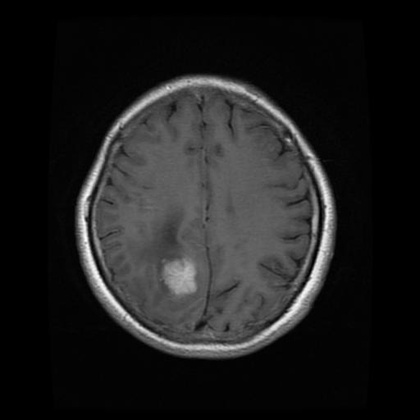
%> input picture Programas/imagen18.jpg, 420 x 420 px, shrunk from 512 x 512 before the run
$ octave Programa3.m   (GNU Octave 9; MATLAB toolbox functions it lacks are replaced by stand-ins)
%> lines starting %> are read from the running program, lines starting %| are printed output that depends on the picture; in (x1, y1, x2, y2) boxes, pixels count from 0 and x2, y2 are one past the last pixel; in counts of white or black regions, pixels touching at a corner belong together; the program's own positions count from 1
%% Electiva: Procesamiento de imagenes
%  Estudiante: Marlen Sofia Muñoz
%  Deteccion de tumores cerebrales usando segmentacion con k-mean.

clear all; clc;
a = imread('imagen18.jpg');
%> a is the input picture: size 420x420x3 uint8; min 0, max 254, mean 31.1

%Converetir a escala de grises
a=rgb2gray(a);
%> a: size 420x420 uint8
ar= double(a);
s = size(a);
%> s = [420 420]

%Aplicar filtro pasa alta para remover ruido
arc = ar*0;
%> arc: size 420x420 double; every value is 0
kernel = [-1 -1 -1; -1 8 -1; -1 -1 -1]/8;   % filtro de promedio- eliminando frecuencias altas

for i= 2:s(1)-1
    for j= 2:s(1)-1
        ventana = ar(i-1:i+1, j-1:j+1);
        producto = ventana .* kernel;
        pix = sum(sum(producto));   %f[x,y]*g[x,y]
        arc(i,j) = pix;

     end
end
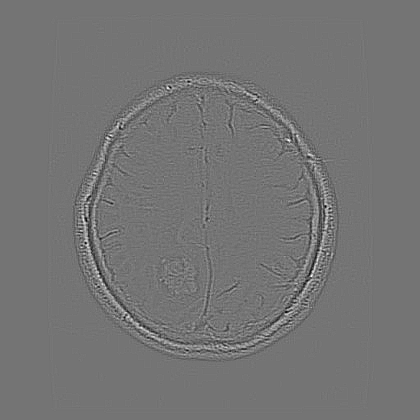
%> arc: size 420x420 double; min -29.12, max 34.62, mean 0; drawn with min black and max white
alf = ar-arc;

%filtro Max-min
arc=alf*0;
armediana = alf*0;  %reserva de memoria
arout= alf;
arminmax = alf*0;

for i= 2:s(1)-1
    for j= 2:s(1)-1
        ventana = alf(i-1:i+1, j-1:j+1);
        producto = ventana .* kernel;
        pix = sum(sum(producto));   %f[x,y]*g[x,y]
        arc(i,j) = pix;

        if alf(i,j) < 5
            arout(i,j) = 0;
        end
        vector= ventana(:);
        vector = sort(vector);

        % Max-min  - Pasa Altas
        dif_sup = vector(9) - arout(i,j);
        dif_inf = arout(i,j) - vector(1);

        if dif_sup <= dif_inf
            arminmax(i,j) = vector(9);
        else
            arminmax(i,j) = vector(1);
        end

    end
end
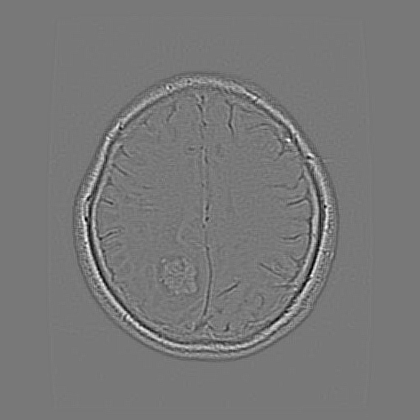
%> arc: size 420x420 double; min -14.27, max 15.86, mean 0; drawn with min black and max white


% Despliege
figure(1), subplot(1,3,1), imshow(uint8(ar)), title('Imagen Original')
figure(1), subplot(1,3,2), imshow(uint8(alf)), title('Filtro pasa alta')
figure(1), subplot(1,3,3), imshow(uint8(arminmax)), title('Filtro Max-min')


% Segmentación K-means
imData = reshape(arminmax,[],1);
nn=[2.3728;137.8732;65.2422];
[IDX, nn] = kmeans(imData,3,'Start',nn);
%> nn = [3.06; 180.4; 83.62]
imIDX = reshape(IDX, size(a));
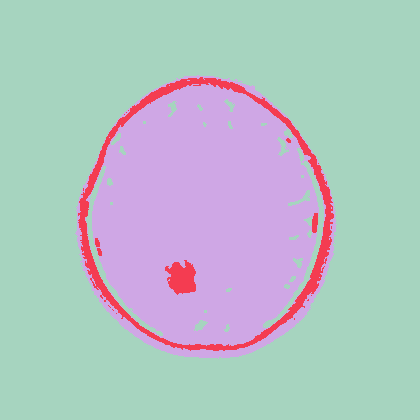
%> imIDX: size 420x420 double; 3 distinct labels, from 1 to 3; one colour per label, 0 black

figure(2), imshow(imIDX,[]),title('Image');

% Region por separado
bw = (imIDX==2);
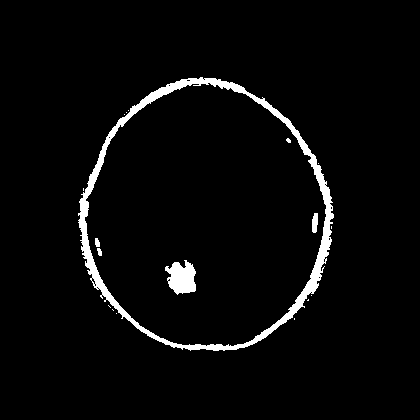
%> bw: size 420x420 logical; 3.5% white; 18 white regions (13 under 20 px), largest, box (x1, y1, x2, y2) and area: (78, 77, 334, 351) 5298, (165, 260, 196, 295) 748, (312, 213, 318, 233) 101, (95, 238, 100, 247) 37, (97, 248, 102, 256) 30
se = ones(2);
bw = imopen(bw,se);
bw = bwareaopen(bw,300);
%> bw: size 420x420 logical; 3.4% white; 2 white regions, box (x1, y1, x2, y2) and area: (78, 77, 334, 351) 5213, (165, 260, 196, 294) 742
figure(3), imshow(bw);

% Filtro morfologicos
BW2 = bwmorph(bw,"fill",inf);
%> BW2: size 420x420 logical; 3.4% white; 2 white regions, box (x1, y1, x2, y2) and area: (78, 77, 334, 351) 5214, (165, 260, 196, 294) 742
BW3 = bwmorph(BW2,"bridge",inf);
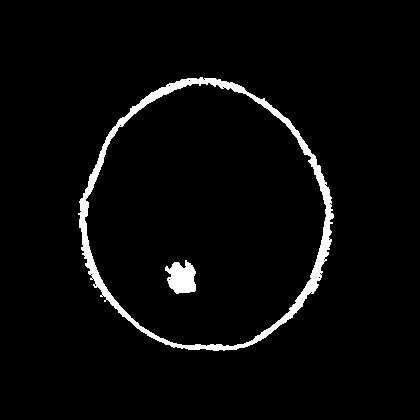
%> BW3: size 420x420 logical; 3.4% white; 2 white regions

% Etiquetado elementos
[L, N] = bwlabel(BW3);
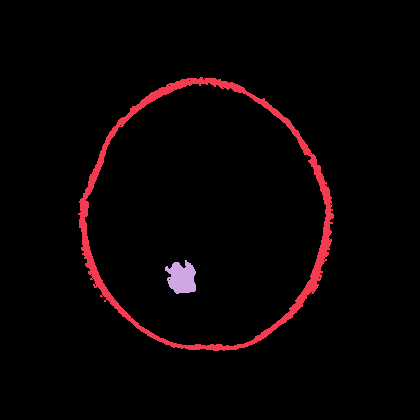
%> L: size 420x420 double; 3 distinct labels, from 0 to 2; one colour per label, 0 black
%> N = 2
cb= a+uint8(BW3);
figure(4); imshow(cb)

% Obtencion de propiedades de los cerebros
prop = regionprops(L,'all');
%> prop = 2 regions; box (x1, y1, x2, y2), Area, Centroid, MajorAxisLength, MinorAxisLength and Eccentricity: (78, 77, 334, 351) 5235 [209.6 214.4] 366.6 349.4 0.303, (165, 260, 196, 294) 745 [182.4 278.5] 34.03 29.72 0.487
hold on

% Obtencion de rectangulos
colors=['b' 'g' 'r' 'c' 'm' 'y'];
for n=1:size(prop,1)
    rectangle('Position',prop(n).BoundingBox,'EdgeColor','r','LineWidth',2);
    col =prop(n).BoundingBox(1);
    row =prop(n).BoundingBox(2);
    cidx = mod(n,length(colors))+1;
    h = text(col+1, row-1, num2str(n));
    set(h,'Color',colors(cidx),'FontSize',14,'FontWeight','bold');
end
%> this loop made 2 passes
%> (col, row, cidx) on passes 1 to 2: (78.5, 77.5, 2), (165.5, 260.5, 3)
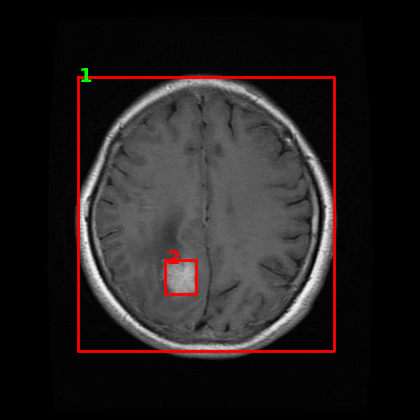
%> figure redrawn from the program's plot data
pause(3)

% Extraccion de caracteristicas principales
diam = zeros(1,4);
radio = zeros(1,4);
for i = 1:N
diam(i) = mean([prop(i).MajorAxisLength prop(i).MinorAxisLength],2);
radio(i) = diam(i)/2;
end
%> this loop made 2 passes
%> after the loop, diam = [358 31.88 0 0]; radio = [179 15.94 0 0]


% Determinar si tiene tumor o no y mostrar caracteristicas:
density = [prop.Solidity];
%> density = [0.0969 0.866]
area = [prop.Area];
%> area = [5235 745]
h_dense_area = density > 0.5;
%> h_dense_area = [false true]
max_area = max(area(h_dense_area));
%> max_area = 745
tumor_label= find(area==max_area);
%> tumor_label = 2
circularidades = [prop.Circularity];
%> circularidades = [0.0785 0.567]
ecc = [prop.Eccentricity];
%> ecc = [0.303 0.487]

w = waitforbuttonpress;

if w ==0

if  N==1
        obj = L== 1;
    craneo = cb.*uint8(obj);
    craneo1 = insertObjectAnnotation(craneo,"rectangle",prop(1).BoundingBox,"Craneo", ...
    "Color",'cyan',"TextColor","white");

    x = prop(1).BoundingBox(1)+10;
    y = prop(1).BoundingBox(2)+prop(1).BoundingBox(1);
    data = {'Diametro: ' num2str(diam(1),'%0.2f') 'mm',...
            'Perimetro: ' num2str(prop(1).Perimeter,'%0.2f') 'mm'};
    imshow(craneo1)
    hold on
    text('units','pixels','position',[x y],'fontsize',10,'string',data,'Color','y')
    title("Encefalo detectado sin tumor")

else

  if max_area > 100


    text_str = cell(2,1);
    c = "CRANEO: ";
    t = "TUMOR: ";
    nombre = [c t];
    diametro = [diam(1) diam(tumor_label)];
    perimetro = [prop(1).Perimeter prop(tumor_label).Perimeter];
    line = newline();

    for ii=1:2
        text_str{ii} = ['' char(nombre(ii)) ,line, ...
                        'Diametro: ' num2str(diam(ii),'%0.2f') 'mm ',line,...
                        'Perimetro: ' num2str(prop(ii).Perimeter,'%0.2f') 'mm '];
    end
    %Define the positions and colors of the text boxes.
    x1 = prop(1).BoundingBox(3)-200;
    y1 = prop(1).BoundingBox(3)+80;
    x2 = prop(tumor_label).BoundingBox(1)-30;
    y2 = prop(tumor_label).BoundingBox(2);
    position = [x1 y1; x2 y2];
    box_color = {'cyan','yellow'};
    %Insert the text with new font size, box color, opacity, and text color.

    RGB = insertText(cb,position,text_str,'FontSize',8,'BoxColor',...
    box_color,'BoxOpacity',0.4,'TextColor','white');

    %Display the image.


    figure, imshow(RGB)
    title('Encefalo con tumor');

    disp('tumor');
  end

end
end
